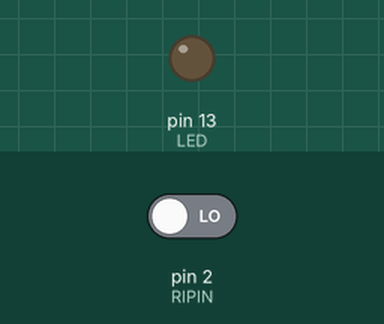
Bench run of a sketch on a simulated Arduino Uno, built with avr-gcc and run on an emulated ATmega328P. Shown: output pins drawn as LEDs (lit = HIGH). Inputs (shaded band) come from the test bench; at power-on: pin 2 (RIPIN) LOW. What the sketch prints to the serial monitor is not drawn.

Above: at 1.2 s.
1.3 s: pin 2 (RIPIN) driven HIGH
At 2.5 s:
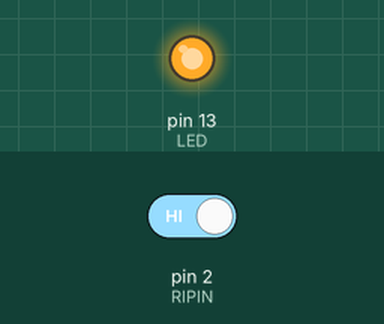
2.8 s: pin 2 (RIPIN) driven LOW
At 3.7 s:
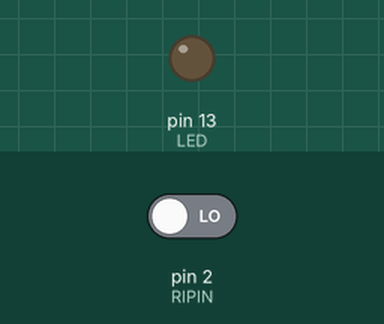
Timing chart, 0 to 5.8 s (numbered marks = the images above; inputs shaded):
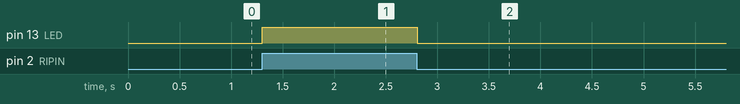

The sketch:

ex-001.ino
```cpp
#define RIPIN 2
#define LED 13

int val = 0;

void setup(){
  pinMode(RIPIN,INPUT);
  pinMode(LED, OUTPUT);

  digitalWrite(LED, LOW);
  Serial.begin(9600);
}

void loop(){
    val = digitalRead(RIPIN);
    if(val == HIGH){
        digitalWrite(LED, HIGH);
    }else{
      digitalWrite(LED, LOW);
    }
    Serial.println(val);
}
```

Measured:
- after the input at 1.3 s, pin 13 (LED): LOW → HIGH at once
- after the input at 2.8 s, pin 13 (LED): HIGH → LOW at once
